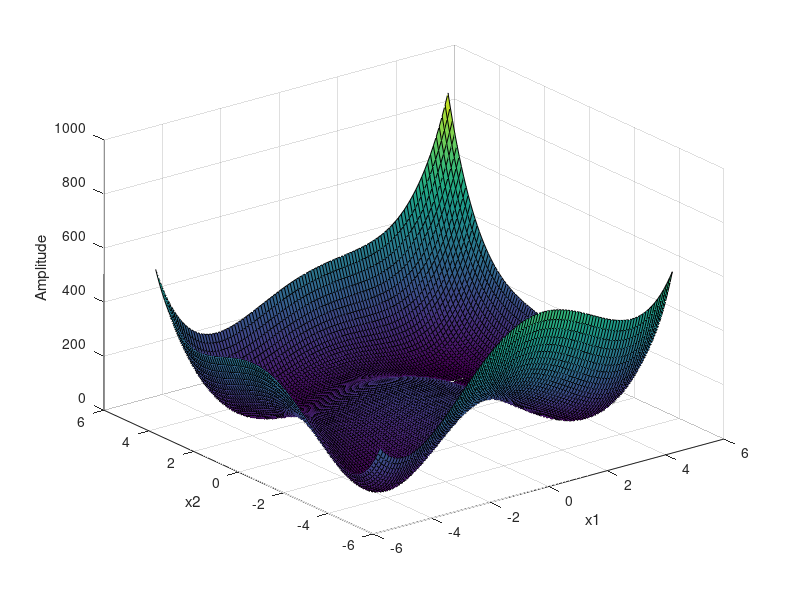

Recreate this plot in MATLAB.
clc;clear all;close all;
x=-5:.1:5;
y=-5:.1:5;
[x1,x2]=meshgrid(x,y);
f=(x1.^2+x2-11).^2+(x1+x2.^2-7).^2;
figure;
surf(x1,x2,f);
xlabel('x1');ylabel('x2');
zlabel('Amplitude');